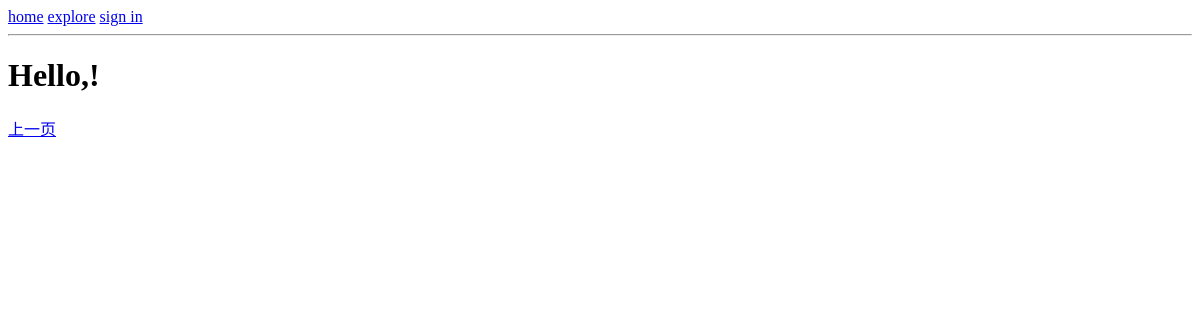
Before: /explore?page=2 with the older database file.
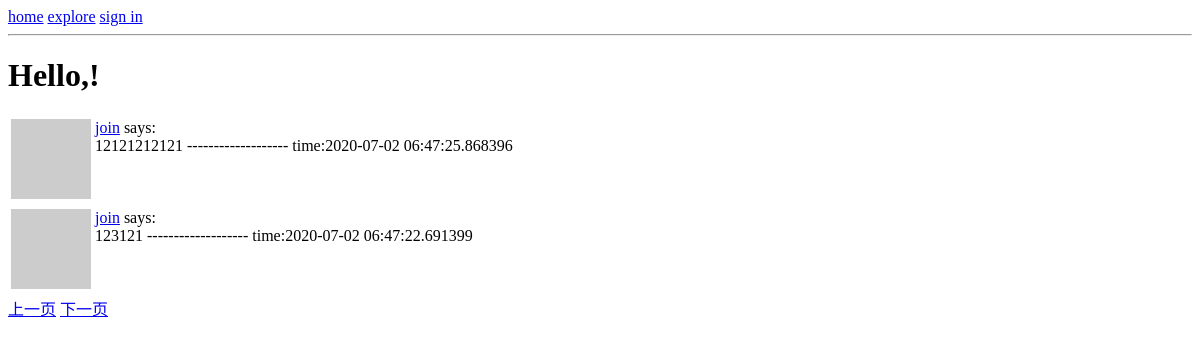
After: the same page with the newer database file.
### app/models.py (models this page shows, shortened)
class Post(db.Model):
    id = db.Column(db.Integer, primary_key=True)
    body = db.Column(db.String(140))
    timestamp = db.Column(db.DateTime, index=True, default=datetime.utcnow)
    user_id = db.Column(db.Integer, db.ForeignKey('user.id'))

class User(UserMixin,db.Model):
    id = db.Column(db.Integer, primary_key=True)
    username = db.Column(db.String(64), index=True, unique=True)
    email = db.Column(db.String(120), index=True, unique=True)
    password_hash = db.Column(db.String(128))
    posts = db.relationship('Post', backref='author', lazy='dynamic')       #反向引用，懒加载
    about_me = db.Column(db.String(140))
    last_seen = db.Column(db.DateTime, default=datetime.utcnow)      #时间
    followed = db.relationship(                  #user.followed:查询该user关注了谁
        'User',          #另一个实体类
        secondary=followers,            #实体之间的关系的关联表
        primaryjoin=(followers.c.follower_id == id),       #主连接，在关联表中关联user表的id 与 关注者的id
        secondaryjoin=(followers.c.followed_id == id),     #次连接，在关联表中关联另一个user表的id 与 被关注者的id
        backref=db.backref('followers', lazy='dynamic'),         #反向引用，另一边的user可以通过user.followers查询它的粉丝
        lazy='dynamic'
    )
    def avantar(self,size):
        hashvalue = md5(self.email.lower().encode('utf-8')).hexdigest()
        avantar_url =  f'https://s.gravatar.com/avatar/{hashvalue}?d=identicon&s={size}'
        return avantar_url

### app/routes.py (the view)
@app.route('/explore')
def explore():
    page = request.args.get('page', 1, type=int)
    posts = Post.query.order_by(Post.timestamp.desc()).paginate(page, app.config['POSTS_PER_PAGE'], False)
    next_url = url_for('explore', page=posts.next_num) if posts.has_next else None
    prev_url = url_for('explore', page=posts.prev_num) if posts.has_prev else None
    return render_template('index.html',
                           posts=posts.items,
                           title='explore',
                           next_url=next_url,
                           prev_url=prev_url
                           )

### app/routes.py (called while the page is built)
@app.before_request
def before_request():
    if current_user.is_authenticated:
        current_user.last_seen = datetime.utcnow()
        db.session.commit()

### app/templates/index.html (shortened to what this page needs)
{% extends 'base.html' %}
{% block content %}
    <h1>Hello,{{ current_user.username }}!</h1>
    {% for post in posts %}
            {% include '_post.html' %}
    {% endfor %}
    {% if prev_url %}
        <a href="{{ prev_url }}">上一页</a>
    {% endif %}
    {% if next_url %}
        <a href="{{ next_url }}">下一页</a>
    {% endif %}
{% endblock %}ent_user.username

### app/templates/_post.html (shortened to what this page needs)
<!DOCTYPE html>
<html lang="en">
<head>
</head>
<body>
  <table>
        <tr valign="top">
            <td><img src="{{ post.author.avantar(36) }}"></td>
            <td><a href="{{ url_for('user',username=post.author.username) }}">{{ post.author.username }}</a> says:
                <br>
                {{ post.body }}    -------------------    time:{{ post.timestamp }}</td>
        </tr>
  </table>
</body>
</html>

Changed rows visible on the page:
added Post: author.username "join", body "12121212121", timestamp "2020-07-02 06:47:25.868396"
added Post: author.username "join", body "123121", timestamp "2020-07-02 06:47:22.691399"
Other visible differences:
text now shown: "下一页"
